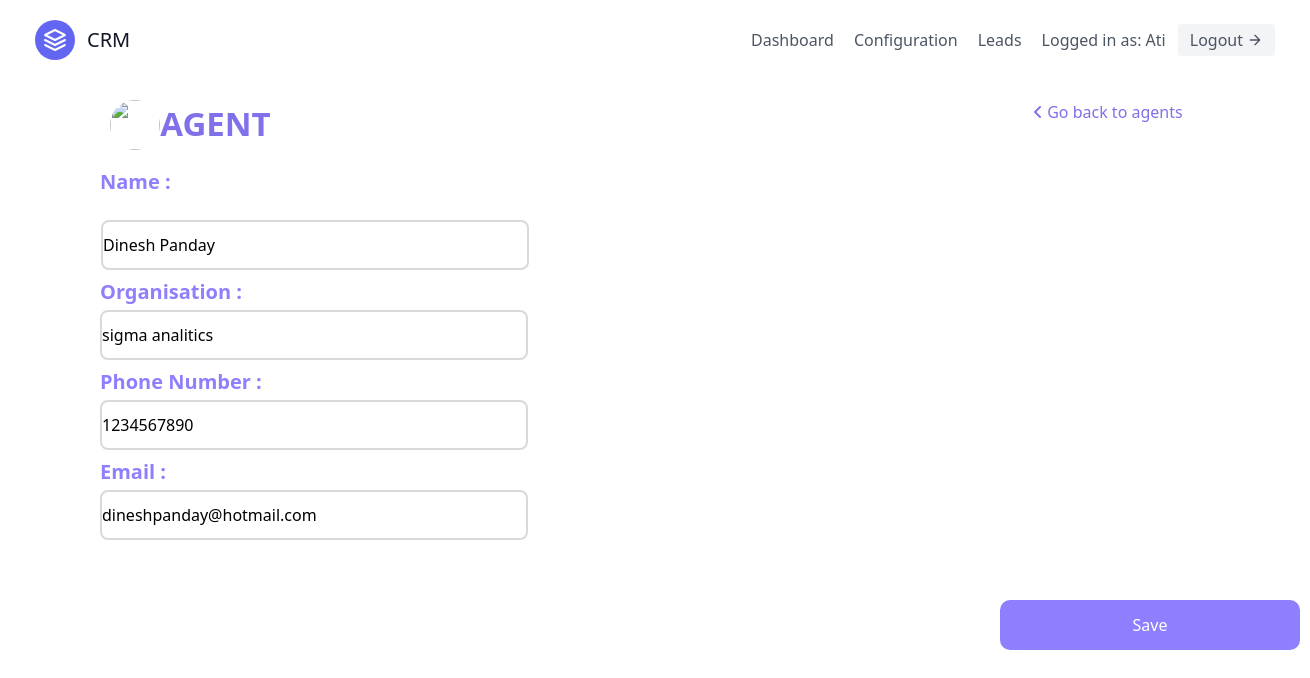
Screenshot of /agents/2/ (signed in) with the database file from the repository.
### agents/models.py (models this page shows, shortened)
class agent(models.Model):
    user = models.OneToOneField(User, on_delete=models.CASCADE , primary_key=True)
    agent_name = models.CharField(max_length = 20)
    organisation = models.CharField(max_length = 30 )
    phone_number = models.CharField(max_length=10)
    email = models.EmailField(null=True, max_length=50)

### leads/decorators.py (the view)
	def wrapper_function(request, *args, **kwargs):
		group = None
		if request.user.groups.exists():
			group = request.user.groups.all()[0].name
		if group == 'agent':
			return redirect('landing-page')
		if group == 'admin':
			return view_func(request, *args, **kwargs)

### agents/forms.py
class agentupdateform(forms.ModelForm):
    class Meta:
        model = agent
        fields = (
            'user',
            'agent_name',
            'organisation',
            'phone_number',
            'email',
        )
        widgets = {
            'user' : forms.HiddenInput(attrs={'id' : 'agent_id'}),
            'email' : forms.EmailInput(attrs={'class':"box" , 'style':'left: 100px; top: 490px;'}),
            'agent_name' : forms.TextInput(attrs={'class':'box', 'style':'top: 220px; left: 101px;'}),
            'organisation': forms.TextInput(attrs={'class':"box" , 'style':'left: 100px; top: 310px;'}),
            'phone_number': forms.NumberInput(attrs={'class':"box" , 'style':'left: 100px; top: 400px;'}),
        }

### agents/views.py (called while the page is built)
@login_required(login_url='login')
@admin_only
def agentdetail(request,pk):
    agents = agent.objects.get(user_id=pk)
    form = agentupdateform(instance=agents)
    if request.method =="POST":
        form = agentupdateform(request.POST, instance=agents)
        if form.is_valid():
            form.save()
            return redirect("agents:agent-list")
    context = {
        "form":form,
        "agents" : agents
    }
    return render(request, "agents/agent_detail.html", context)

### agents/templates/agents/agent_detail.html (shortened to what this page needs)
{% extends "base.html" %}
{% block content %}
<link rel="stylesheet" href="https://cdnjs.cloudflare.com/ajax/libs/font-awesome/6.1.1/css/all.min.css" />
<body class="page">
  <h1 class="head">AGENT</h1>
  <img class="icon" src="https://thumbs.dreamstime.com/b/salesman-salesman-icon-147167439.jpg"></img>
  <form method="post" action=".">
    <div>
        <lable class="name" style="left: 100px; top: 170px;">Name : </lable>
        {{ form.agent_name }}
        <lable class="name" style="left: 100px; top: 280px;" >Organisation : </lable>
        {{ form.organisation }}
        <lable class="name" style="left: 100px; top: 370px;">Phone Number : </lable>
        {{ form.phone_number }}
        <lable class="name" style="left: 100px; top: 460px;">Email : </lable>
        {{ form.email }}
    </div>
    <button class="btn" type="submit"></i>Save</button>
    <a href="{% url 'agents:agent-list' %}" class="btn2"><i class="fa-solid fa-angle-left"></i>  Go back to agents</a>
  </form>
</body>
{% endblock %}

### templates/base.html (shortened to what this page needs)
{% load static %}
<!DOCTYPE html>
<html lang='en'>
    <head>
        <link href="https://unpkg.com/tailwindcss@^2/dist/tailwind.min.css" rel="stylesheet">
    </head>
    <body>
        <div class="max-w-7xl mx-auto">
            {% include 'navbar.html' %}
            {% block content %}
            {% endblock content %}
        </div>
    </body>
</html>

### templates/navbar.html (shortened to what this page needs)
<header class="text-gray-600 body-font">
  <div class="container mx-auto flex flex-wrap p-5 flex-col md:flex-row items-center">
    <a class="flex title-font font-medium items-center text-gray-900 mb-4 md:mb-0">
      <svg xmlns="http://www.w3.org/2000/svg" fill="none" stroke="currentColor" stroke-linecap="round" stroke-linejoin="round" stroke-width="2" class="w-10 h-10 text-white p-2 bg-indigo-500 rounded-full" viewBox="0 0 24 24">
        <path d="M12 2L2 7l10 5 10-5-10-5zM2 17l10 5 10-5M2 12l10 5 10-5"></path>
      </svg>
      <span class="ml-3 text-xl">CRM</span>
    </a>
    <nav class="md:ml-auto flex flex-wrap items-center text-base justify-center">
      {% if not request.user.is_authenticated %}
        <a href="{% url 'signup' %}" class="mr-5 hover:text-gray-900">Signup</a>
      {% else %}
      {% if request.user.is_staff %}
        <a href="{% url 'dashboard' %}" class="mr-5 hover:text-gray-900">Dashboard</a>
        <a href="{% url 'config' %}" class="mr-5 hover:text-gray-900">Configuration</a>
        <a href="{% url 'leads:lead-list' %}" class="mr-5 hover:text-gray-900">Leads</a>
      {%else%}
        <a href="{% url 'agent-dashboard' %}" class="mr-5 hover:text-gray-900">Dashboard</a>
        <a href="{% url 'leads:lead-list' %}" class="mr-5 hover:text-gray-900">Leads</a>
      {%endif%}
      {% endif %}
    </nav>
    {% if request.user.is_authenticated %}
      Logged in as: {{ request.user.username }}
      <a href="{% url 'logout' %}" class="ml-3 inline-flex items-center bg-gray-100 border-0 py-1 px-3 focus:outline-none hover:bg-gray-200 rounded text-base mt-4 md:mt-0">
        Logout
        <svg fill="none" stroke="currentColor" stroke-linecap="round" stroke-linejoin="round" stroke-width="2" class="w-4 h-4 ml-1" viewBox="0 0 24 24">
          <path d="M5 12h14M12 5l7 7-7 7"></path>
        </svg>
      </a>
    {% endif %}
  </div>
</header>

### templates/script.html (shortened to what this page needs)
{% load static %}

### agents/templates/agents/agent_detail.html (style rules this page uses)
.box { box-sizing: border-box; position: absolute; width: 428px; height: 50px; border-style: outset; border: 2px solid #D9D9D9; border-radius: 8px; }
.head { position: absolute; width: 211px; height: 48px; left: 110px; top: 100px; font-weight: 700; font-size: 33px; line-height: 48px; text-align: center; color: #7F71EA; }
.btn { position: absolute; width: 300px; height: 50px; left: 1000px; top: 600px; background: #8E7FFE; color: #FFFFFF; border-radius: 10px; }
.name { position: absolute; width: 180px; height: 29px; font-weight: 600; font-size: 20px; line-height: 24px; color: #8E7FFE; }
.icon { position: absolute; vertical-align: middle; width: 50px; height: 50px; left: 110px; top: 100px; border-radius: 50%; }
.btn2 { position: absolute; left: 1033px; top: 100px; color: #7F71EA; cursor: pointer; }

### rows the page displays
agent: agent_name "Dinesh Panday", organisation "sigma analitics", phone_number "1234567890", email "dineshpanday@hotmail.com"

### other values shown
{{ request.user.username }} "Ati"
